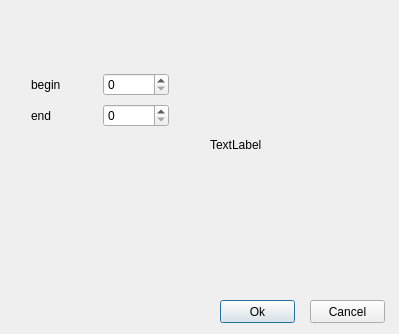
<?xml version="1.0" encoding="UTF-8"?>
<ui version="4.0">
 <class>InsertPageRangeClass</class>
 <widget class="QDialog" name="InsertPageRangeClass">
  <property name="geometry">
   <rect>
    <x>0</x>
    <y>0</y>
    <width>399</width>
    <height>334</height>
   </rect>
  </property>
  <property name="windowTitle">
   <string>InsertPageRange</string>
  </property>
  <widget class="QPushButton" name="OkButton">
   <property name="geometry">
    <rect>
     <x>220</x>
     <y>300</y>
     <width>75</width>
     <height>23</height>
    </rect>
   </property>
   <property name="text">
    <string>Ok</string>
   </property>
  </widget>
  <widget class="QPushButton" name="CancelButton">
   <property name="geometry">
    <rect>
     <x>310</x>
     <y>300</y>
     <width>75</width>
     <height>23</height>
    </rect>
   </property>
   <property name="text">
    <string>Cancel</string>
   </property>
  </widget>
  <widget class="QWidget" name="gridLayoutWidget">
   <property name="geometry">
    <rect>
     <x>20</x>
     <y>60</y>
     <width>160</width>
     <height>80</height>
    </rect>
   </property>
   <layout class="QGridLayout" name="gridLayout">
    <item row="0" column="0">
     <widget class="QLabel" name="label">
      <property name="text">
       <string>begin</string>
      </property>
     </widget>
    </item>
    <item row="0" column="1">
     <widget class="QSpinBox" name="beginBox"/>
    </item>
    <item row="1" column="0">
     <widget class="QLabel" name="label_2">
      <property name="text">
       <string>end</string>
      </property>
     </widget>
    </item>
    <item row="1" column="1">
     <widget class="QSpinBox" name="endbox"/>
    </item>
   </layout>
  </widget>
  <widget class="QLabel" name="preview">
   <property name="geometry">
    <rect>
     <x>210</x>
     <y>20</y>
     <width>150</width>
     <height>250</height>
    </rect>
   </property>
   <property name="minimumSize">
    <size>
     <width>150</width>
     <height>200</height>
    </size>
   </property>
   <property name="text">
    <string>TextLabel</string>
   </property>
  </widget>
 </widget>
 <layoutdefault spacing="6" margin="11"/>
 <resources/>
 <connections>
  <connection>
   <sender>OkButton</sender>
   <signal>clicked()</signal>
   <receiver>InsertPageRangeClass</receiver>
   <slot>accept()</slot>
   <hints>
    <hint type="sourcelabel">
     <x>347</x>
     <y>271</y>
    </hint>
    <hint type="destinationlabel">
     <x>199</x>
     <y>149</y>
    </hint>
   </hints>
  </connection>
  <connection>
   <sender>CancelButton</sender>
   <signal>clicked()</signal>
   <receiver>InsertPageRangeClass</receiver>
   <slot>reject()</slot>
   <hints>
    <hint type="sourcelabel">
     <x>337</x>
     <y>271</y>
    </hint>
    <hint type="destinationlabel">
     <x>199</x>
     <y>149</y>
    </hint>
   </hints>
  </connection>
 </connections>
</ui>
